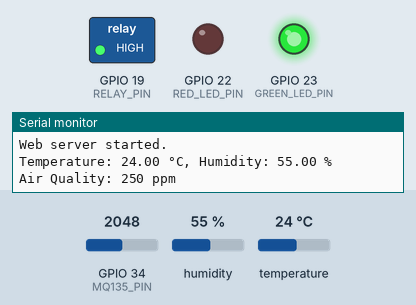
Simulated run of this sketch. Board: ESP32. Shown: switched loads named in the sketch (green lamp = pin HIGH), output pins drawn as LEDs (lit = HIGH), the last lines printed to the serial monitor. The inputs (shaded band) are chosen by the test bench; at power-on: GPIO 34 (MQ135_PIN) = 2048, humidity 55 %, temperature 24 °C. WiFi joins after 1.5 s; servers stay silent unless stated.

Above: at 2.7 s.
2.8 s: GPIO 34 (MQ135_PIN) set to 234
12.8 s: GPIO 34 (MQ135_PIN) set to 199
At 22.6 s:
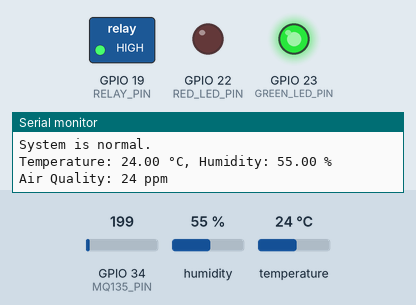
23.1 s: GPIO 34 (MQ135_PIN) set to 491
At 32.8 s:
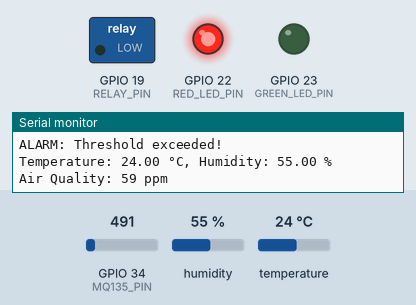
33.1 s: GPIO 34 (MQ135_PIN) set to 30
At 42.5 s:
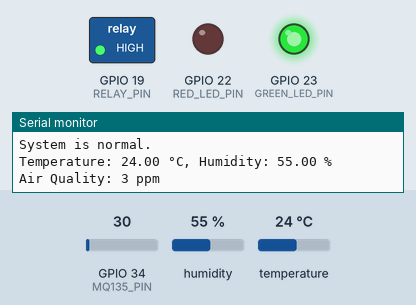
Timing chart, 0 to 44.0 s (numbered marks = the images above; inputs shaded):
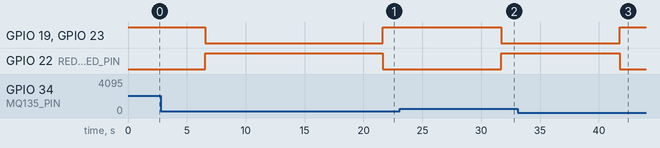

The sketch:

IoT_project_code.ino
```cpp
#include <DHT.h>
#include <WiFi.h>
#include <WebServer.h>

// Define pins
#define DHT_PIN 2        // DHT22 pin
#define MQ135_PIN 34     // MQ135 analog pin
#define RELAY_PIN 19     // Relay pin (NO state)
#define RED_LED_PIN 22   // Red LED pin
#define GREEN_LED_PIN 23 // Green LED pin
bool relayState = HIGH;
// WiFi credentials
const char* ssid = "Avengers";
const char* password = "";

// Initialize server
WebServer server(50);

// DHT setup
#define DHTTYPE DHT22
DHT dht(DHT_PIN, DHTTYPE);

// Thresholds
float maxTemperature = 30.0; // Max temperature in °C
float maxHumidity = 70.0;    // Max humidity in %
int maxAirQuality = 25;     // Max air quality in ppm

// Variables
float temperature, humidity;
int airQuality;
bool alarmActive = false;

void setup() {
  Serial.begin(9600);
  dht.begin();

  // Initialize pins
  pinMode(RELAY_PIN, OUTPUT);
  pinMode(RED_LED_PIN, OUTPUT);
  pinMode(GREEN_LED_PIN, OUTPUT);

  // Set initial states
  digitalWrite(RELAY_PIN, HIGH);      // Fan OFF (default state)
  digitalWrite(RED_LED_PIN, LOW);    // Red light OFF
  digitalWrite(GREEN_LED_PIN, HIGH); // Green light ON initially

  connectToWiFi();
  setupWebServer();
}

void loop() {
  monitorSensors();
  controlSystem();
  server.handleClient();
}

// Connect to WiFi
void connectToWiFi() {
  WiFi.begin(ssid, password);
  Serial.print("Connecting to WiFi...");

  while (WiFi.status() != WL_CONNECTED) {
    delay(500);
    Serial.print(".");
  }

  Serial.println("\nWiFi connected.");
  Serial.print("IP address: ");
  Serial.println(WiFi.localIP());
}

// Setup web server
void setupWebServer() {
  server.on("/", []() {

    bool isCritical = (temperature > maxTemperature || humidity > maxHumidity || airQuality > maxAirQuality);

    // Build the HTML response
    String html = "<html><head><title>Monitoring System</title>";
    html += "<style>";
    html += "body { background-color: black; color: white; text-align: center; font-family: Arial, sans-serif; }";
    html += "table { margin: 20px auto; border-collapse: collapse; }";
    html += "th, td { border: 1px solid white; padding: 10px; }";
    html += "button { padding: 10px 20px; font-size: 16px; cursor: pointer; }";
    html += ".indicator { width: 20px; height: 20px; border-radius: 50%; display: inline-block; margin-left: 10px; }";
    html += ".green { background-color: green; }";
    html += ".red { background-color: red; }";
    html += "</style></head><body>";

    html += "<h1>Environment Monitoring</h1>";

    // Display data in a table
    html += "<table>";
    html += "<tr><th>Parameter</th><th>Value</th><th>Threshold</th></tr>";
    html += "<tr><td>Temperature</td><td>" + String(temperature) + " °C</td><td>" + String(maxTemperature) + " °C</td></tr>";
    html += "<tr><td>Humidity</td><td>" + String(humidity) + " %</td><td>" + String(maxHumidity) + " %</td></tr>";
    html += "<tr><td>Air Quality</td><td>" + String(airQuality) + " ppm</td><td>" + String(maxAirQuality) + " ppm</td></tr>";
    html += "</table>";

    // Add the status indicators
    html += "<p><b>Status:</b>";
    html += "<span class='indicator " + String(isCritical ? "red" : "green") + "'></span>";
    html += "</p>";

    // Add a button to control the relay
    html += "<form action='/toggle' method='POST'>";
    html += "<button type='submit'>" + String(relayState == HIGH ? "Turn ON" : "Turn OFF") + " Relay</button>";
    html += "</form>";

    html += "</body></html>";

    server.send(200, "text/html", html);
  });

  // Route to toggle the relay
  server.on("/toggle", HTTP_POST, []() {
    relayState = !relayState; // Toggle relay state
    digitalWrite(RELAY_PIN, relayState);
    server.sendHeader("Location", "/"); // Redirect back to the main page
    server.send(303);
  });

  server.begin();
  Serial.println("Web server started.");
}


// Read DHT22 sensor
void readDHT22() {
  temperature = dht.readTemperature();
  humidity = dht.readHumidity();

  if (isnan(temperature) || isnan(humidity)) {
    Serial.println("Failed to read from DHT sensor!");
    return;
  }

  Serial.print("Temperature: ");
  Serial.print(temperature);
  Serial.print(" °C, Humidity: ");
  Serial.print(humidity);
  Serial.println(" %");
}

// Read MQ135 sensor
void readMQ135() {
  int sensorValue = analogRead(MQ135_PIN);
  airQuality = map(sensorValue, 0, 4095, 0, 500); // Adjusted for ESP32 ADC resolution (12-bit)

  Serial.print("Air Quality: ");
  Serial.print(airQuality);
  Serial.println(" ppm");
}

// Monitor sensors
void monitorSensors() {
  readDHT22();
  readMQ135();
    delay(5000);
}

// Control the relay and LEDs based on thresholds
void controlSystem() {
  if (temperature > maxTemperature || humidity > maxHumidity || airQuality > maxAirQuality) {
    alarmActive = true;
    relayState = LOW;
    digitalWrite(RELAY_PIN, LOW);   // Turn ON fan
    digitalWrite(RED_LED_PIN, HIGH); // Red light ON
    digitalWrite(GREEN_LED_PIN, LOW); // Green light OFF
    Serial.println("ALARM: Threshold exceeded!");
  } else {
    alarmActive = false;
    relayState = HIGH;
    digitalWrite(RELAY_PIN, HIGH);    // Turn OFF fan
    digitalWrite(RED_LED_PIN, LOW);  // Red light OFF
    digitalWrite(GREEN_LED_PIN, HIGH); // Green light ON
    Serial.println("System is normal.");
  }
}
```

Measured:
- after the input at 12.8 s, GPIO 19 (RELAY_PIN), GPIO 23 (GREEN_LED_PIN): LOW → HIGH after 8.9 s; GPIO 22 (RED_LED_PIN): HIGH → LOW after 8.9 s
- after the input at 23.1 s, GPIO 19 (RELAY_PIN), GPIO 23 (GREEN_LED_PIN): HIGH → LOW after 8.6 s; GPIO 22 (RED_LED_PIN): LOW → HIGH after 8.6 s
- after the input at 33.1 s, GPIO 19 (RELAY_PIN), GPIO 23 (GREEN_LED_PIN): LOW → HIGH after 8.7 s; GPIO 22 (RED_LED_PIN): HIGH → LOW after 8.7 s
